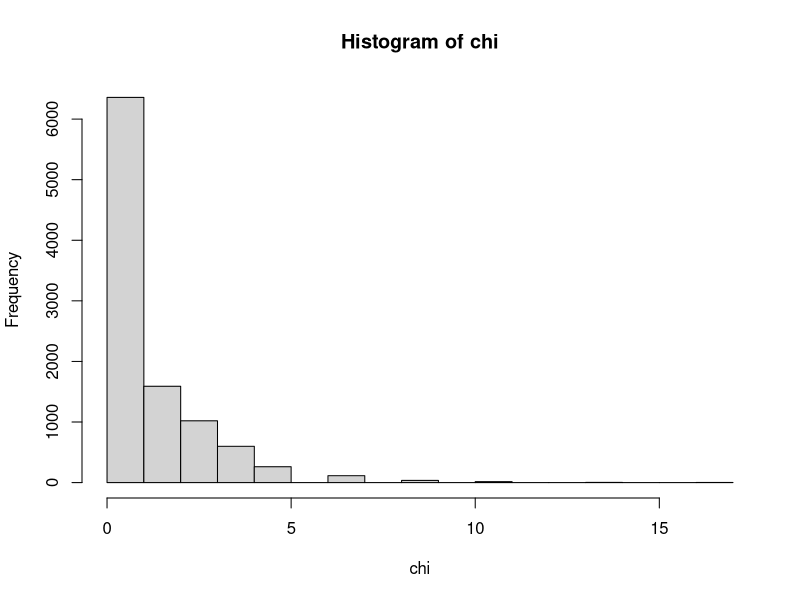
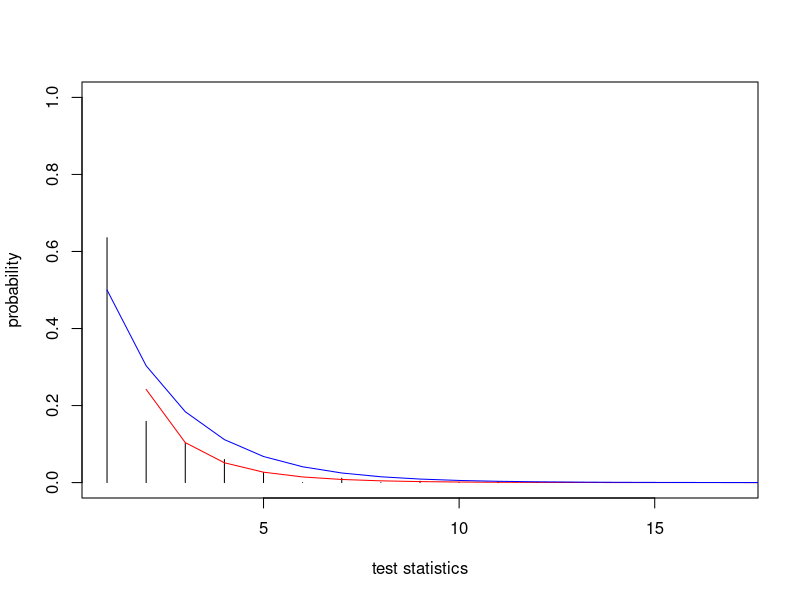

These charts were generated, in order, by the following R code:
library(dplyr)

## Case for test of two categorical variable
## Basic settings
Target_N <- 30
Switch_P <- 0.5

## 

i = 10000
chi <- NULL

set.seed(100)        
while(i > 0){
  ## Sampling
  ## the simulated chi-squares 
  chi <- c(chi,
           (sample(c("Switch_1","Switch_2"), size = Target_N, replace = TRUE, prob = c(Switch_P,1-Switch_P)) %>%
              table() %>% 
              as.vector() %>% 
              diff())^2/Target_N
  )
  i = i-1
}

sampling <- hist(chi)


## Plot of sampling distribution
plot(sampling$counts/10000,type = "h",main = "",
     xlab="test statistics",ylab="probability",ylim=c(0,1))
lines(dchisq(sampling$breaks, df=1),col="red")
lines(dchisq(sampling$breaks, df=2),col="blue")


## SS of sampling and probability functions
sum(( (sampling$counts/10000) - dchisq(sampling$breaks, df=1))[-1]^2)
sum(( (sampling$counts/10000) - dchisq(sampling$breaks, df=2))[-1]^2)


